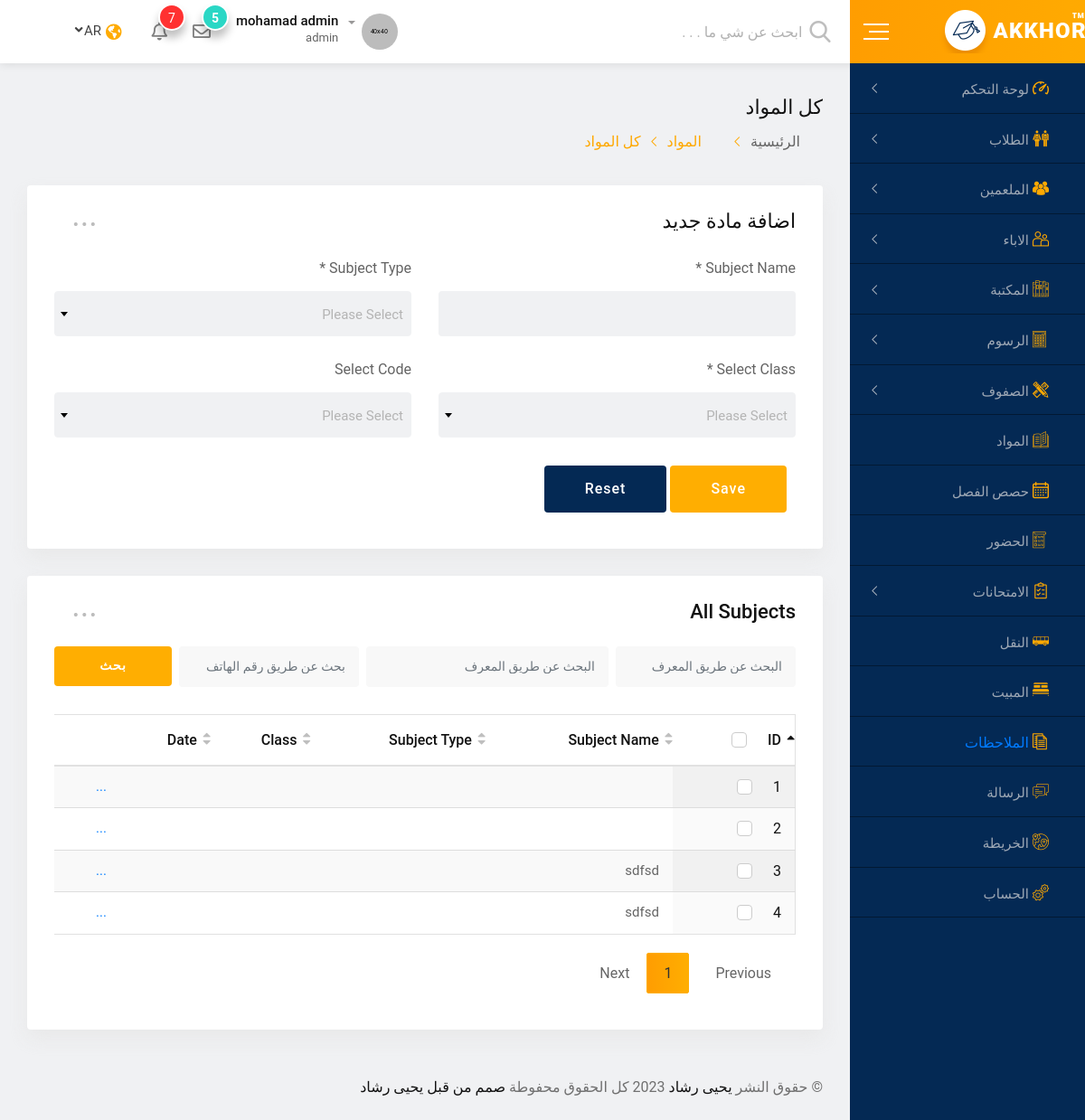
The app's page /all-subject.php (signed in) with its own data.
### tables this page shows
CREATE TABLE `subjects` (
  `id` int NOT NULL,
  `subject_name` char(255) NOT NULL
);

### lang.php (called while the page is built, shortened)
<?php
    $lang = $_SESSION['lang'];
    $dir = $lang == 'ar' ?  "rtl" :  "ltr" ;

### includes/lang/ar.php (called while the page is built, shortened)
<?php
    function lang($phrase) {
        return $words[$phrase];
    }

### all-subject.php (the view, shortened to what this page needs)
<?php
if (isset($_SESSION['user_username']) ) :
    if ($_SESSION['user_group_id'] == '1' || $_SESSION['user_group_id'] == '2' || $_SESSION['user_group_id'] == '4'  )  :
    include('config.php');
    include('lang.php');
?>
<!doctype html>
<html class="no-js" lang="<?php echo $lang; ?>" dir="<?php echo $dir?>">
<head>
    <link rel="stylesheet" href="css/normalize.css">
    <link rel="stylesheet" href="css/main.css">
    <link rel="stylesheet" href="css/bootstrap.min.css">
    <link rel="stylesheet" href="css/all.min.css">
    <link rel="stylesheet" href="fonts/flaticon.css">
    <link rel="stylesheet" href="css/animate.min.css">
    <link rel="stylesheet" href="css/select2.min.css">
    <link rel="stylesheet" href="css/jquery.dataTables.min.css">
    <link rel="stylesheet" href="style.css">
    <?php if ($dir == "rtl") echo '<link rel="stylesheet" href="style.rtl.css">'; ?>
</head>
<body>
    <div id="wrapper" class="wrapper bg-ash">
        <?php include('layout/header.php') ?>
        <div class="dashboard-page-one">
            <?php include('layout/sidebar.php'); ?>
            <div class="dashboard-content-one">
                <?php include('layout/breadcrumbs-area.php'); ?>
                <div class="row">
                    <div class="col-4-xxxl col-12">
                        <div class="card height-auto">
                            <div class="card-body">
                                <div class="heading-layout1">
                                    <div class="item-title">
                                        <h3> <?php echo lang('ADD_NEW_SUBJECT'); ?> </h3>
                                    </div>
                                    <div class="dropdown">
                                        <a class="dropdown-toggle" href="#" role="button" data-toggle="dropdown"
                                            aria-expanded="false">...</a>
                                    </div>
                                </div>
                                <form class="new-added-form" action="<?php echo $_SERVER['PHP_SELF'];  ?>" method="POST">
                                    <div class="row">
                                        <div class="col-12-xxxl col-lg-6 col-12 form-group">
                                            <label>Subject Name *</label>
                                            <input type="text" placeholder="" class="form-control" name="subject_name">
                                        </div>
                                        <div class="col-12-xxxl col-lg-6 col-12 form-group">
                                            <label>Subject Type *</label>
                                        </div>
                                        <div class="col-12-xxxl col-lg-6 col-12 form-group">
                                            <label>Select Class *</label>
                                        </div>
                                        <div class="col-12-xxxl col-lg-6 col-12 form-group">
                                            <label>Select Code</label>
                                        </div>
                                        <div class="col-12 form-group mg-t-8">
                                            <button type="submit" class="btn-fill-lg btn-gradient-yellow btn-hover-bluedark">Save</button>
                                            <button type="reset" class="btn-fill-lg bg-blue-dark btn-hover-yellow">Reset</button>
                                        </div>
                                    </div>
                                </form>
                            </div>
                        </div>
                    </div>
                    <div class="col-8-xxxl col-12">
                        <div class="card height-auto">
                            <div class="card-body">
                                <div class="heading-layout1">
                                    <div class="item-title">
                                        <h3>All Subjects</h3>
                                    </div>
                                    <div class="dropdown">
                                        <a class="dropdown-toggle" href="#" role="button" data-toggle="dropdown"
                                            aria-expanded="false">...</a>
                                    </div>
                                </div>
                                <form class="mg-b-20">
                                    <div class="row gutters-8">
                                        <div class="col-3-xxxl col-xl-3 col-lg-3 col-12 form-group">
                                            <input type="text" placeholder="<?php echo lang('SEARCH_BY_ID'); ?>" class="form-control">
                                        </div>
                                        <div class="col-4-xxxl col-xl-4 col-lg-3 col-12 form-group">
                                            <input type="text" placeholder="<?php echo lang('SEARCH_BY_ID'); ?>" class="form-control">
                                        </div>
                                        <div class="col-4-xxxl col-xl-3 col-lg-3 col-12 form-group">
                                            <input type="text" placeholder="<?php echo lang('SEARCH_BY_PHONE'); ?>" class="form-control">
                                        </div>
                                        <div class="col-1-xxxl col-xl-2 col-lg-3 col-12 form-group">
                                            <button type="submit" class="fw-btn-fill btn-gradient-yellow"><?php echo lang('SEARCH'); ?></button>
                                        </div>
                                    </div>
                                </form>
                                <div class="table-responsive">
                                    <table class="table display data-table text-nowrap">
                                        <thead>
                                            <tr>
                                                <th>
                                                    <div class="form-check">
                                                        <label class="form-check-label">ID</label>
                                                    </div>
                                                </th>
                                                <th>Subject Name</th>
                                                <th>Subject Type</th>
                                                <th>Class</th>
                                                <th>Date</th>
                                                <th></th>
                                            </tr>
                                        </thead>
                                        <tbody>
                                        <?php
                                            $sql = "SELECT * FROM `subjects`";
                                            $res =  mysqli_query($connect, $sql);
                                            if ($res) {
                                                $count = mysqli_num_rows($res);
                                                if ($count > 0 ) :
                                                    while ($row = mysqli_fetch_array($res)) :
                                        ?>
                                                        <tr>
                                                            <td>
                                                                <div class="form-check">
                                                                    <label class="form-check-label"> <?php echo $row['id']; ?> </label>
                                                                </div>
                                                            </td>
                                                            <td> <?php echo $row['subject_name'];   ?> </td>
                                                            <td> <?php echo $row['subject_type'];   ?> </td>
                                                            <td> <?php echo $row['class'];          ?> </td>
                                                            <td> <?php echo $row['date'];           ?> </td>
                                                            <td>
                                                            <div class="dropdown">
                                                                <a class="dropdown-toggle" href="#" role="button" data-toggle="dropdown"
                                                                    aria-expanded="false">...</a>
                                                            </div>
                                                            </td>
                                                        </tr>
                                        <?php
                                                    endwhile;
                                                    else :
                                                        if ($lang == "ar") :
                                                            $alter_massage = "لايوجد بيانات لعرضها ";
                                                        else:
                                                            $alter_massage = "There is no data to display";
                                                        endif;
                                                endif;
                                            } else {
                                                if ($lang == "ar") :
                                                    $alter_massage = "فشل الاستعلام ";
                                                else:
                                                    $alter_massage = "Query failed";
                                                endif;
                                            }
                                        ?>
                                        </tbody>
                                    </table>
                                </div>
                            </div>
                        </div>
                    </div>
                </div>
                <?php include('layout/footer.php'); ?>
            </div>
        </div>
    </div>
</body>
</html>
<?php
    elseif ($_SESSION['user_group_id'] == '2' )  :
        header('Location: index5.php');
        exit();
    elseif ($_SESSION['user_group_id'] == '3' )  :
        header('Location: index.php');
        exit();
    elseif ($_SESSION['user_group_id'] == '4' )  :
        header('Location: index3.php');
        exit();
    else :
        header('Location: login.php');
        exit();
    endif;
    exit();
else :
    header('Location: login.php');
    exit();
endif;
?>

### css/main.css (style rules this page uses)
html { color: #222; font-size: 1em; line-height: 1.4; }

### style.rtl.css (style rules this page uses)
body { text-align: right; }

### records on screen
subjects: id "1"
subjects: id "2"
subjects: id "3", subject_name "sdfsd"
subjects: id "4", subject_name "sdfsd"

### other values on screen
$_SESSION['user_full_name'] "mohamad admin"
$_SESSION['user_rank'] "admin"
$lang "AR"
lang('DASHBOARD') "لوحة التحكم"
lang('STUDENTS') "الطلاب"
lang('TEACHERS') "الملعمين"
lang('PARENTS') "الاباء"
lang('LIBRARY') "المكتبة"
lang('FEES') "الرسوم"
lang('CLASSES') "الصفوف"
lang('SUBJECTS') "المواد"
lang('CLASS_ROUTINE') "حصص الفصل"
lang('ATTENDANCE') "الحضور"
lang('EXAMS') "الامتحانات"
lang('TRANSPORT') "النقل"
